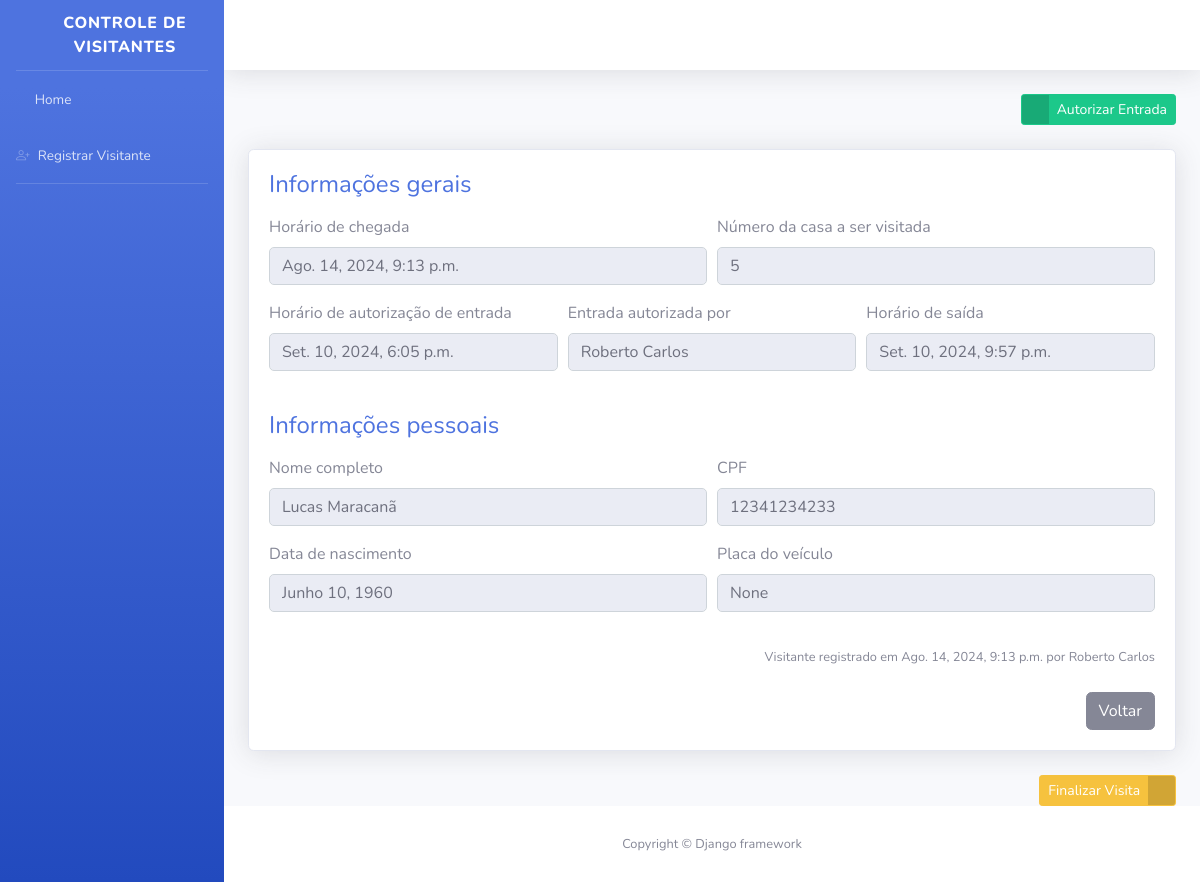
/informacoes-visitante/1/ (signed in), run on the app's committed database.
### visitantes/models.py (models this page shows, shortened)
class Visitante(models.Model):
    registrado_por = models.ForeignKey(
        "porteiros.Porteiro",
        verbose_name="Porteiro responsável pelo registro",
        on_delete=models.PROTECT,
    )
    nome_completo = models.CharField(
        verbose_name="Nome Completo",
        max_length=150,
    )
    cpf = models.CharField(
        verbose_name="CPF",
        max_length=11,
    )
    data_nascimento = models.DateField(
        verbose_name="Data de Nascimento",
    )
    numero_casa = models.PositiveSmallIntegerField(
        verbose_name="Número da casa a ser visitada",
    )
    placa_veiculo = models.CharField(
        verbose_name="Placa do Veículo",
        max_length=7,
        blank=True,
        null=True,
    )
    horario_chegada = models.DateTimeField(
        verbose_name="Horário de Chegada na Portaria",
        auto_now_add=True,  # Define automaticamente a data/hora de criação
    )
    horario_saida = models.DateTimeField(
        verbose_name="Horário de saída do condomínio",
        blank=True,
        null=True,
    )
    horario_autorizacao = models.DateTimeField(
        verbose_name="Horário de Autorização de Entrada",
        blank=True,
        null=True,
    )
    morador_responsavel = models.CharField(
        verbose_name="Nome do morador responsável por autorizar a entrada",
        max_length=50,
        blank=True,
    )
    quantidade_visitantes = models.PositiveIntegerField(
        verbose_name="Quantidade de visitantes",
        default=1,
    )
    STATUS_VISITANTE = [
        ("AGUARDANDO", "Aguardando autorização"),
        ("EM_VISITA", "Em visita"),
        ("FINALIZADO", "Visita finalizada"),
    ]
    status = models.CharField(
        verbose_name="Status",
        max_length=10,
        choices=STATUS_VISITANTE,
        default="AGUARDANDO",
    )
    class Meta:
        verbose_name = "Visitante"
        verbose_name_plural = "Visitantes"
        db_table = "visitante"

### porteiros/models.py (models this page shows)
class Porteiro(models.Model):
    usuario = models.OneToOneField(
        settings.AUTH_USER_MODEL,
        verbose_name="Usuário",
        on_delete=models.PROTECT
    )
    nome_completo = models.CharField(
        verbose_name="Nome Completo",
        max_length=100
    )
    cpf = models.CharField(
        verbose_name="CPF",
        max_length=11
    )
    telefone = models.CharField(
        verbose_name="Telefone para Contato",
        max_length=11
    )
    data_nascimento = models.DateField(
        verbose_name="Data de Nascimento"
    )
    class Meta:
        verbose_name = "Porteiro"
        verbose_name_plural = "Porteiros"
        db_table = "porteiro"
    def __str__(self):
        return self.nome_completo

### visitantes/views.py (the view)
# urls.py: path('informacoes-visitante/<int:id>/', informacoes_visitante, name='informacoes_visitante'),
@login_required
def informacoes_visitante(request, id):
    visitante = get_object_or_404(Visitante, id=id)
    form = AutorizaVisitanteForm(instance=visitante)
    if request.method == "POST":
        form = AutorizaVisitanteForm(request.POST, instance=visitante)
        if form.is_valid():
            form.save()
            messages.success(request, "Visitante autorizado com sucesso.")
            return redirect("index")
    context = {
        "visitante": visitante,
        "form": form,
    }
    return render(request, "informacoes_visitante.html", context)

### visitantes/forms.py
class AutorizaVisitanteForm(forms.ModelForm):
    class Meta:
        model = Visitante
        fields = ['morador_responsavel']
        widgets = {
            'morador_responsavel': forms.TextInput(attrs={'placeholder': 'Nome do morador responsável', 'class': 'form-control'}),
        }
    class Meta:
        model = Visitante
        fields = ['morador_responsavel']

### templates/informacoes_visitante.html (shortened to what this page needs)
{% extends "base.html" %}
{% load widget_tweaks %}
{% block conteudo %}
<div class="container">
    <div class="d-sm-flex align-items-center justify-content-between mb-4">
        <a href="#" class="btn btn-success btn-icon-split btn-sm" data-toggle="modal" data-target="#modal1">
            <span class="icon text-white-50">
                <i class="fas fa-user-check"></i>
            </span>
            <span class="text">Autorizar Entrada</span>
        </a>
    </div>
    <div class="card shadow mb-4">
        <div class="card-body">
            <h4 class="mb-3 text-primary">Informações gerais</h4>
            <form>
                <div class="form-row">
                    <div class="form-group col-md-6">
                        <label>Horário de chegada</label>
                        <input type="text" class="form-control" value="{{ visitante.horario_chegada }}" disabled>
                    </div>
                    <div class="form-group col-md-6">
                        <label>Número da casa a ser visitada</label>
                        <input type="text" class="form-control" value="{{ visitante.numero_casa }}" disabled>
                    </div>
                </div>
                <div class="form-row">
                    <div class="form-group col-md-4">
                        <label>Horário de autorização de entrada</label>
                        <input type="text" class="form-control" value="{{ visitante.horario_autorizacao }}" disabled>
                    </div>
                    <div class="form-group col-md-4">
                        <label>Entrada autorizada por</label>
                        <input type="text" class="form-control" value="{{ visitante.registrado_por }}" disabled>
                    </div>
                    <div class="form-group col-md-4">
                        <label>Horário de saída</label>
                        <input type="text" class="form-control" value="{{ visitante.horario_saida }}" disabled>
                    </div>
                </div>
            </form>
            <h4 class="mb-3 mt-4 text-primary">Informações pessoais</h4>
            <form>
                <div class="form-row">
                    <div class="form-group col-md-6">
                        <label>Nome completo</label>
                        <input type="text" class="form-control" value="{{ visitante.nome_completo }}" disabled>
                    </div>
                    <div class="form-group col-md-6">
                        <label>CPF</label>
                        <input type="text" class="form-control" value="{{ visitante.cpf }}" disabled>
                    </div>
                </div>
                <div class="form-row">
                    <div class="form-group col-md-6">
                        <label>Data de nascimento</label>
                        <input type="text" class="form-control" value="{{ visitante.data_nascimento }}" disabled>
                    </div>
                    <div class="form-group col-md-6">
                        <label>Placa do veículo</label>
                        <input type="text" class="form-control" value="{{ visitante.placa_veiculo }}" disabled>
                    </div>
                </div>
            </form>
            <p class="text-right mt-3 mb-4">
                <small>Visitante registrado em {{ visitante.horario_chegada }} por {{ visitante.registrado_por }}</small>
            </p>
            <div class="text-right">
                <a href="{% url 'index' %}" class="btn btn-secondary">
                    <span class="text">Voltar</span>
                </a>
            </div>
        </div>
    </div>
    <div class="text-right mt-3">
        <form method="POST" action="{% url 'alterar_status_visitante' visitante.id %}">
            <button type="submit" class="btn btn-warning btn-icon-split btn-sm">
                <span class="text">Finalizar Visita</span>
                <span class="icon text-white-50">
                    <i class="fas fa-door-open"></i>
                </span>
            </button>
        </form>
    </div>
</div>
{% endblock %}

### templates/base.html (style rules this page uses)
.form-control { border-radius: 5px; box-shadow: none; border: 1px solid #ced4da; }

### data on the page
Visitante: horario_chegada "Ago. 14, 2024, 9:13 p.m.", numero_casa "5", horario_autorizacao "Set. 10, 2024, 6:05 p.m.", registrado_por "Roberto Carlos", horario_saida "Set. 10, 2024, 9:57 p.m.", nome_completo "Lucas Maracanã", cpf "12341234233", data_nascimento "Junho 10, 1960", placa_veiculo "None"
